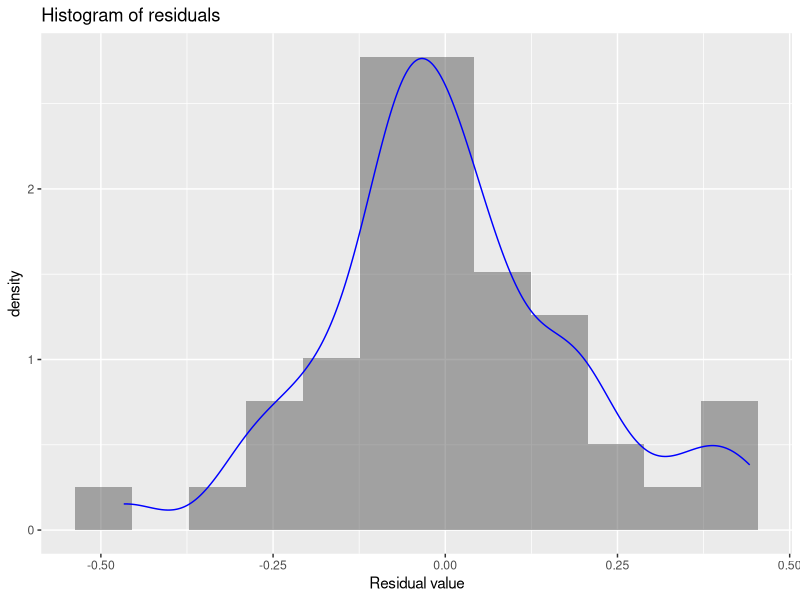
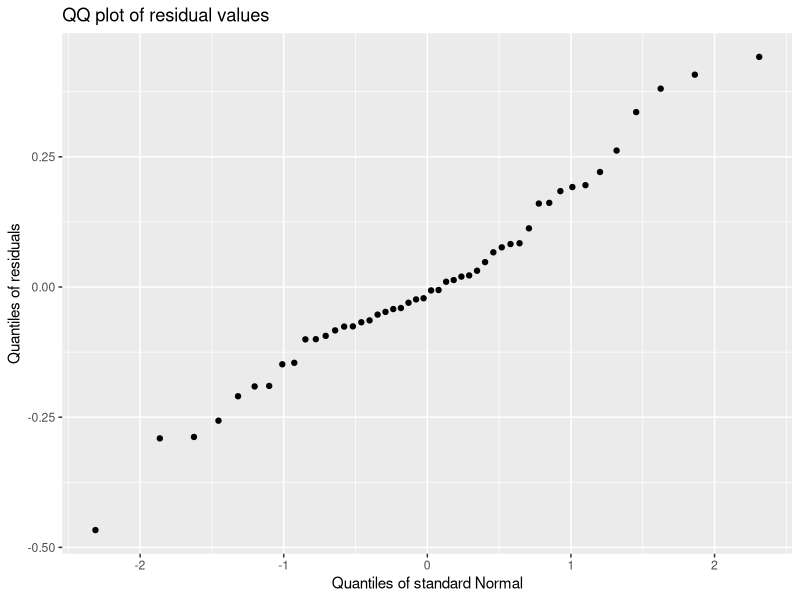
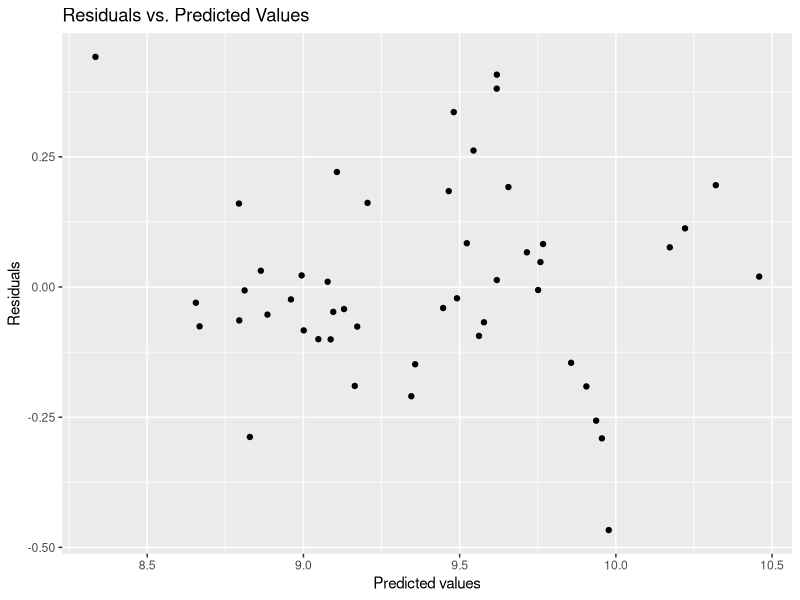
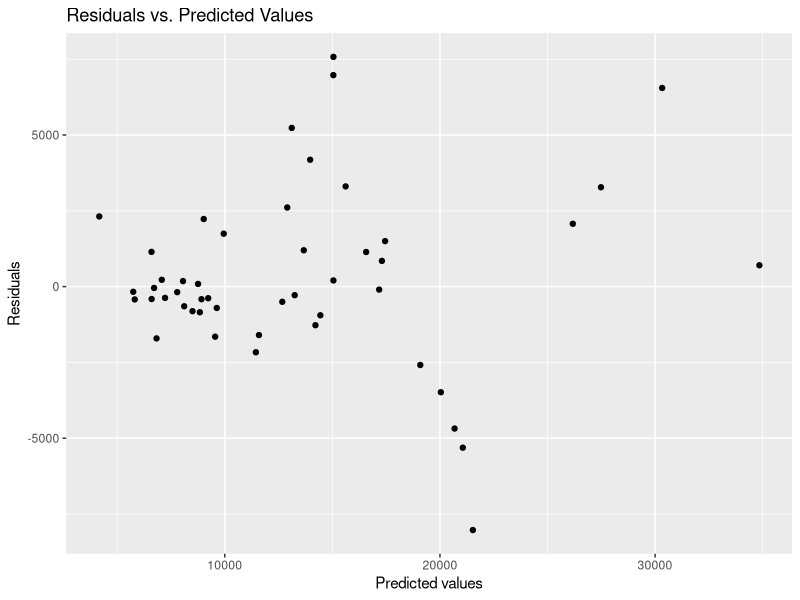

Recreate these plots in R, in order.
## These are reference files/notes from the Microsoft Course on Linear Regression. Not my work.
## Import packages
library(ggplot2)
library(repr)
library(dplyr)
library(caret)
options(repr.plot.width=4, repr.plot.height=4) # Set the initial plot area dimensions

auto_prices = read.csv('Auto_Prices_Preped.csv')
names(auto_prices)

set.seed(1955)
## Randomly sample cases to create independent training and test data
partition = createDataPartition(auto_prices[,'fuel.type'], times = 1, p = 0.75, list = FALSE)
training = auto_prices[partition,] # Create the training sample
dim(training)
test = auto_prices[-partition,] # Create the test sample
dim(test)

#Scale Numeric Features
num_cols = c('curb.weight', 'horsepower', 'city.mpg')
preProcValues <- preProcess(training[,num_cols], method = c("center", "scale"))

training[,num_cols] = predict(preProcValues, training[,num_cols])
test[,num_cols] = predict(preProcValues, test[,num_cols])
head(training[,num_cols])

## define and fit the linear regression model
lin_mod = lm(log_price ~ curb.weight + horsepower + city.mpg + fuel.type + aspiration +
               body.style + drive.wheels + num.of.cylinders, data = training)

summary(lin_mod)$coefficients

#Evaluate the model
print_metrics = function(lin_mod, df, score, label){
  resids = df[,label] - score
  resids2 = resids**2
  N = length(score)
  r2 = as.character(round(summary(lin_mod)$r.squared, 4))
  adj_r2 = as.character(round(summary(lin_mod)$adj.r.squared, 4))
  cat(paste('Mean Square Error      = ', as.character(round(sum(resids2)/N, 4)), '\n'))
  cat(paste('Root Mean Square Error = ', as.character(round(sqrt(sum(resids2)/N), 4)), '\n'))
  cat(paste('Mean Absolute Error    = ', as.character(round(sum(abs(resids))/N, 4)), '\n'))
  cat(paste('Median Absolute Error  = ', as.character(round(median(abs(resids)), 4)), '\n'))
  cat(paste('R^2                    = ', r2, '\n'))
  cat(paste('Adjusted R^2           = ', adj_r2, '\n'))
}

score = predict(lin_mod, newdata = test)
print_metrics(lin_mod, test, score, label = 'log_price')      

hist_resids = function(df, score, label, bins = 10){
  options(repr.plot.width=4, repr.plot.height=3) # Set the initial plot area dimensions
  df$resids = df[,label] - score
  bw = (max(df$resids) - min(df$resids))/(bins + 1)
  ggplot(df, aes(resids)) + 
    geom_histogram(binwidth = bw, aes(y=..density..), alpha = 0.5) +
    geom_density(aes(y=..density..), color = 'blue') +
    xlab('Residual value') + ggtitle('Histogram of residuals')
}

hist_resids(test, score, label = 'log_price')   

resids_qq = function(df, score, label){
  options(repr.plot.width=4, repr.plot.height=3.5) # Set the initial plot area dimensions
  df$resids = df[,label] - score
  ggplot() + 
    geom_qq(data = df, aes(sample = resids)) + 
    ylab('Quantiles of residuals') + xlab('Quantiles of standard Normal') +
    ggtitle('QQ plot of residual values')
}

resids_qq(test, score, label = 'log_price') 

resid_plot = function(df, score, label){
  df$score = score
  df$resids = df[,label] - score
  ggplot(df, aes(score, resids)) + 
    geom_point() + 
    ggtitle('Residuals vs. Predicted Values') +
    xlab('Predicted values') + ylab('Residuals')
}

resid_plot(test, score, label = 'log_price')

score_untransform = exp(score)
resid_plot(test, score_untransform, label = 'price')
